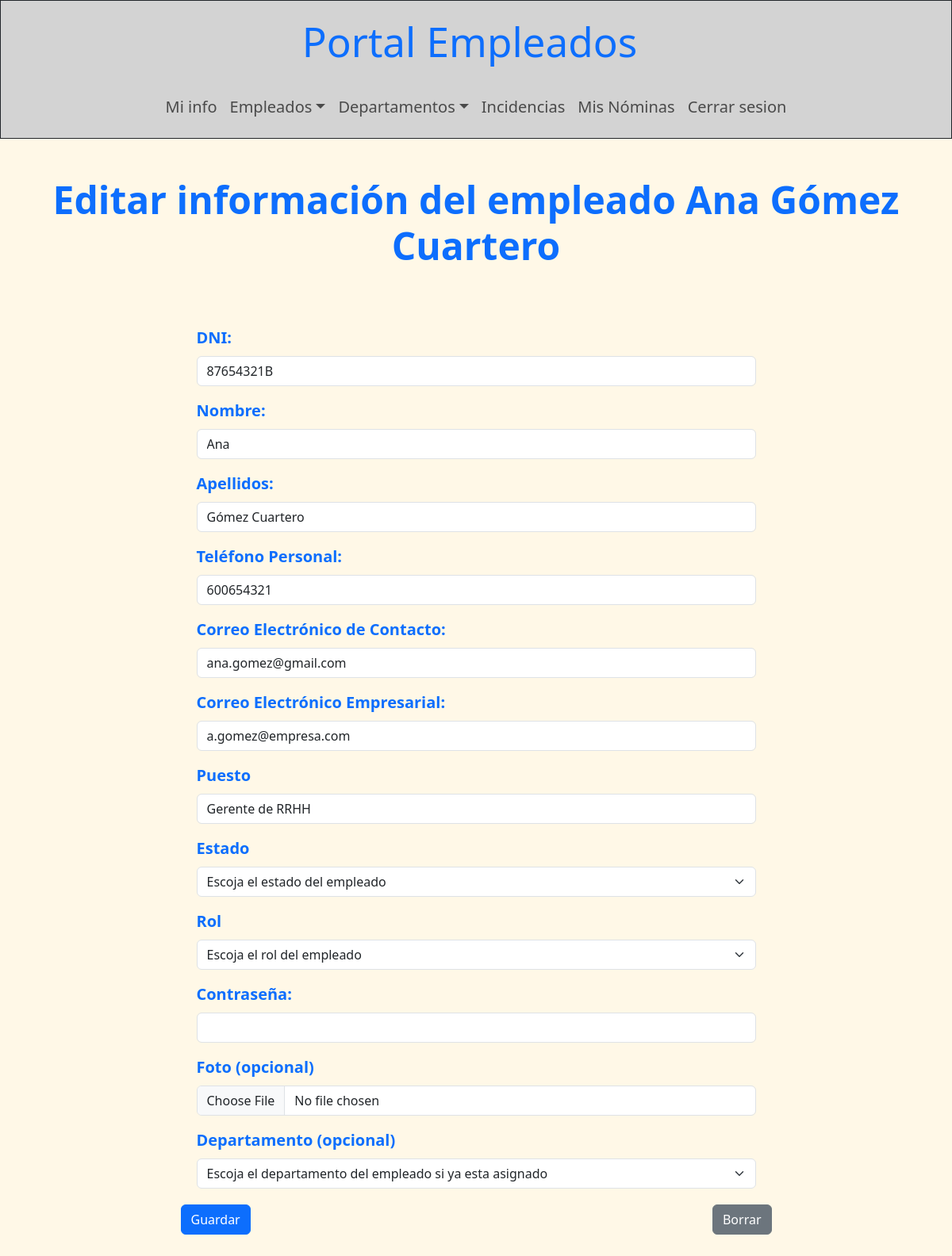
/portalEmpleo/front/paginas/editar_empleado.php?cod_empleado=2 (signed in), run on the app's committed database.
### tables this page shows
CREATE TABLE `empleados` (
  `cod_empleado` int(11) NOT NULL,
  `dni` varchar(9) NOT NULL,
  `nombre` varchar(50) NOT NULL,
  `apellidos` varchar(80) NOT NULL,
  `telefono_personal` varchar(20) NOT NULL,
  `gmail_contacto` varchar(50) NOT NULL,
  `gmail_empresarial` varchar(50) NOT NULL,
  `puesto` varchar(50) NOT NULL,
  `estado` enum('activo','de baja','despedido') DEFAULT 'activo',
  `rol` enum('normal','jefe','admin') DEFAULT 'admin',
  `password_hash` varchar(255) NOT NULL,
  `foto` varchar(70) DEFAULT NULL,
  `cod_departamento` int(11) DEFAULT NULL
);

### portalEmpleo/back/auth/sesion.php (called while the page is built, shortened)
<?php
    $id_sesion_usuario = $_SESSION['id_usuario'];
?>

### portalEmpleo/front/paginas/editar_empleado.php (the view, shortened to what this page needs)
<!DOCTYPE html>
<html lang="es">
<head>
    <link rel='stylesheet' href='../css/bootstrap.min.css'>
</head>
<body class='fondo-web'>
    <?php
        try {
            require_once("../../back/auth/sesion.php");
            require("plantillas/barras_nav.php");
        } catch (\Throwable $th) {
            echo "No se pudo acceder a los archivos auxiliares";
        }
        try {
            $conexion = mysqli_connect($servidor, $usuario, $contra, $bbdd);
            mysqli_set_charset($conexion, "utf8mb4");
            $consulta = mysqli_query($conexion, "SELECT * FROM empleados WHERE cod_empleado = ".$id_sesion_usuario);
            $usuario = mysqli_fetch_array($consulta);
echo "<header>";
                if ($usuario['rol'] == "admin") {
                    echo $barra_admin;
                } else if ($usuario['rol'] == "jefe") {
                    echo $barra_jefe;
                } else if ($usuario['rol'] == "normal") {
                    echo $barra_normal;
                }
echo "</header>";
        } catch (mysqli_sql_exception $sql) {
            echo 'No se pudo acceder a la bbdd: $sql';
        }
        $cod_empleado_editar = $_GET['cod_empleado'];
        $consulta3 = mysqli_query($conexion, "SELECT * FROM empleados WHERE cod_empleado = $cod_empleado_editar");
        $info_empleado = mysqli_fetch_array($consulta3);
    echo "<main>";
        echo "<h2 class='text-center mt-5 mb-4 titulo-mediano fw-bold'>Editar información del empleado ".$info_empleado['nombre']." ".$info_empleado['apellidos']."</h2>";
        echo "<div class='container mt-5'>";
            echo "<div class='justify-content-center p-4'>";
                echo "<form action='../../back/acciones/actualizar_empleado.php' method='post' class='mx-auto w-75' enctype='multipart/form-data' name='nuevo_empleado'>
                        <input type='hidden' name='cod_empleado' value='$cod_empleado_editar'>
                        <div class='mb-3 px-5'>
                            <label for='dni' class='form-label fw-semibold fs-5 text-primary'>DNI:</label>
                            <input type='text' id='dni' name='dni_nuevo' class='form-control' value='".$info_empleado['dni']."' required>
                        </div>
                        <div class='mb-3 px-5'>
                            <label for='nombre' class='form-label fw-semibold fs-5 text-primary'>Nombre:</label>
                            <input type='text' id='nombre' name='nombre_nuevo' class='form-control' value='".$info_empleado['nombre']."' required>
                        </div>
                        <div class='mb-3 px-5'>
                            <label for='apellidos' class='form-label fw-semibold fs-5 text-primary'>Apellidos:</label>
                            <input type='text' id='apellidos' name='apellidos_nuevo' class='form-control' value='".$info_empleado['apellidos']."' required>
                        </div>
                        <div class='mb-3 px-5'>
                            <label for='telefono_personal' class='form-label fw-semibold fs-5 text-primary'>Teléfono Personal:</label>
                            <input type='text' id='telefono_personal' name='telefono_personal_nuevo' class='form-control' minlength=9 value='".$info_empleado['telefono_personal']."' required>
                        </div>
                        <div class='mb-3 px-5'>
                            <label for='gmail_contacto' class='form-label fw-semibold fs-5 text-primary'>Correo Electrónico de Contacto:</label>
                            <input type='email' id='gmail_contacto' name='gmail_contacto_nuevo' value='".$info_empleado['gmail_contacto']."' pattern='[a-z0-9._%+-]+@[a-z0-9.-]+\.[a-z]{2,}$' class='form-control' required>
                        </div>
                        <div class='mb-3 px-5'>
                            <label for='gmail_empresarial' class='form-label fw-semibold fs-5 text-primary'>Correo Electrónico Empresarial:</label>
                            <input type='email' id='gmail_empresarial' name='gmail_empresarial_nuevo' value='".$info_empleado['gmail_empresarial']."' pattern='[a-zA-Z0-9._%+-]+@empresa\.com' class='form-control' required>
                        </div>
                        <div class='mb-3 px-5'>
                            <label for='puesto' class='form-label fw-semibold fs-5 text-primary'>Puesto</label>
                            <input type='text' id='puesto' name='puesto_nuevo' value='".$info_empleado['puesto']."' class='form-control' minlength=5 required>
                        </div>
                        <div class='mb-3 px-5'>
                            <label for='estado' class='form-label fw-semibold fs-5 text-primary'>Estado</label>
                            <select name='estado_nuevo' id='estado' class='form-select' required>
                                <option value='' selected hidden>Escoja el estado del empleado</option>
                            </select>
                        </div>
                        <div class='mb-3 px-5'>
                            <label for='rol' class='form-label fw-semibold fs-5 text-primary'>Rol</label>
                            <select name='rol_nuevo' id='rol' class='form-select' required>
                                <option value='' selected hidden>Escoja el rol del empleado</option>
                            </select>
                        </div>
                        <div class='mb-3 px-5'>
                            <label for='password_hash' class='form-label fw-semibold fs-5 text-primary'>Contraseña:
                            <small id='password_error' class='avisos text-danger text-center fw-bold'></small></label>
                            <input type='password' id='password_hash' name='password_hash_nuevo' minlength=4 class='form-control' required>
                        </div>
                        <div class='mb-3 px-5'>
                            <label for='foto' class='form-label fw-semibold fs-5 text-primary'>Foto (opcional)</label>
                            <input type='file' name='foto_nuevo' id='foto' class='form-control'>
                        </div>
                        <div class='mb-3 px-5'>
                            <label for='departamento' class='form-label fw-semibold fs-5 text-primary'>Departamento (opcional)</label>
                            <select name='departamento_nuevo' id='departamento' class='form-select'>
                                <option value='' selected hidden>Escoja el departamento del empleado si ya esta asignado</option>";
                            echo "</select>
                        </div>
                    <div class='mb-3 container'>
                        <div class='container d-flex justify-content-between'>
                            <input type='submit' value='Guardar' name='enviar' class='btn btn-primary m-1'>
                            <input type='reset' value='Borrar' class='btn btn-secondary m-1'>
                        </div>
                    </div>
                </form>";
            echo "</div>";
        echo "</div>";
    echo "</main>";
    ?>
</body>
</html>

### data on the page
empleados: nombre "Ana", apellidos "Gómez Cuartero", dni_nuevo "87654321B", nombre_nuevo "Ana", apellidos_nuevo "Gómez Cuartero", telefono_personal_nuevo "600654321", gmail_contacto_nuevo "ana.gomez@gmail.com", gmail_empresarial_nuevo "a.gomez@empresa.com", puesto_nuevo "Gerente de RRHH"
